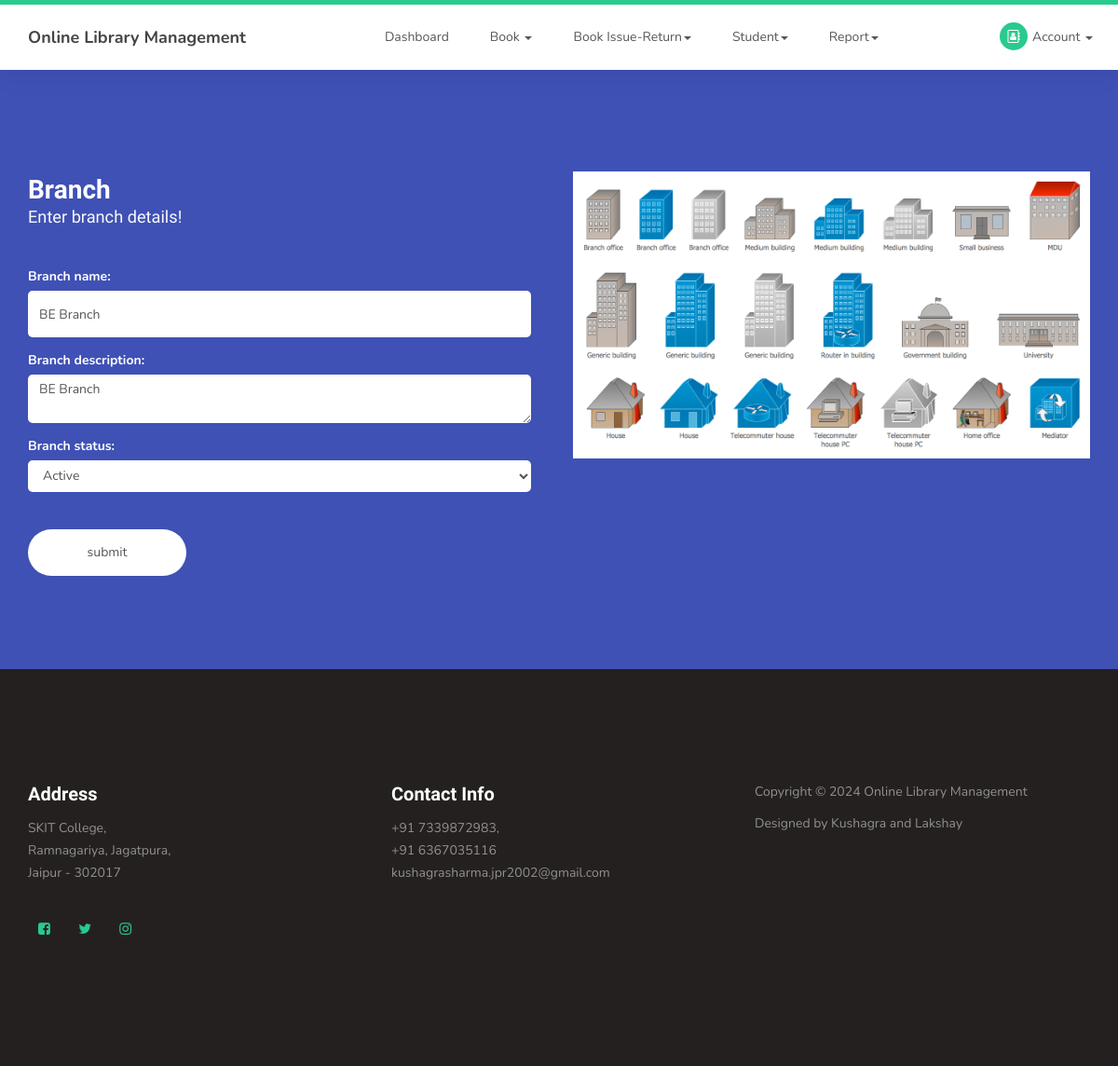
The page /branch.php?editid=126 (signed in) on the database its author committed.
### tables this page shows
CREATE TABLE `branch` (
  `branchid` int(10) NOT NULL,
  `branchname` varchar(50) NOT NULL,
  `branchdescription` text NOT NULL,
  `status` varchar(10) NOT NULL
);

### branch.php (the view, shortened to what this page needs)
<?php
include("header.php");
if(isset($_GET['editid']))
{
	$sqledit = "SELECT * FROM  branch WHERE branchid='$_GET[editid]'";
	$qsqledit = mysqli_query($con,$sqledit);
	$rsedit = mysqli_fetch_array($qsqledit);
}
?>
     <section id="contact">
          <div class="container">
               <div class="row">
<form id="contact-form" role="form" action="" method="post" enctype="multipart/form-data" onsubmit="return validatedata()" name="frmform">
	<div class="col-md-6 col-sm-12">
			  <div class="section-title">
				   <h2>Branch<small>Enter branch details!</small></h2>
			  </div>
			  <div class="col-md-12 col-sm-12">
				<label>Branch name:<span class="err" id="idbranchnameid"></span></label>
				<INPUT class="form-control" placeholder="Enter the branch name" name="branchname" value="<?php echo $rsedit['branchname']; ?>">
				<label>Branch description:<span class="err" id="idbranchdescription"></span></label>
				<Textarea class="form-control" placeholder="Enter the branch description" name="branchdescription"><?php echo $rsedit['branchdescription']; ?></textarea>
				<label>Branch status:<span class="err" id="idstatus"></span></label>
				<select name="status"  class="form-control">
					<?php
					$arr = array("Active","Inactive");
					foreach($arr as $val)
					{
						if($val == $rsedit['status'])
						{
						echo "<option value='$val' selected>$val</option>";
						}
						else
						{
						echo "<option value='$val'>$val</option>";
						}
					}
					?>
				</select>
			  </div>
			  <div class="col-md-4 col-sm-12">
			  <Br></br>
				   <input type="submit" class="form-control" name="submit" value="submit">
			  </div>
	</div>
	<div class="col-md-6 col-sm-12">
		 <div class="contact-image">
			  <img src="images/librarybranch.png" class="img-responsive" >
		 </div>
	</div>
</form>
               </div>
          </div>
     </section>
<?php
include("footer.php");
?>

### css/templatemo-style.css (style rules this page uses)
body { background: #ffffff; font-family: 'Nunito', sans-serif; overflow-x: hidden; padding-top: 70px; }
h1,h2,h3,h4,h5,h6 { font-family: 'Muli', sans-serif; font-weight: bold; line-height: inherit; }
h2 { color: #353535; font-size: 2em; padding-bottom: 10px; }
html { -webkit-font-smoothing: antialiased; }
a, input, button, .form-control { -webkit-transition: 0.5s; transition: 0.5s; }
.section-title { padding-bottom: 40px; }
.section-title h2 { margin: 0; }
.section-title small { display: block; }
section { position: relative; padding: 100px 0; }
#contact { background: #3f51b5; }
#contact h2 { color: #ffffff; }
#contact .section-title { padding-bottom: 20px; }
#contact h2 > small, #contact p, #contact a { color: #f9f9f9; }
#contact-form { padding: 1em 0; }
#contact-form .col-md-12, #contact-form .col-md-4 { padding-left: 0; }
#contact-form .form-control { border: 0; border-radius: 5px; box-shadow: none; }
#contact-form input { height: 50px; }
#contact-form label { color: #ffffff; padding-top: 15px; }
#contact-form input[type='submit'] { border-radius: 50px; border: 1px solid transparent; }

### rows shown on the page
branch: branchname "BE Branch", branchdescription "BE Branch", status "Active"
